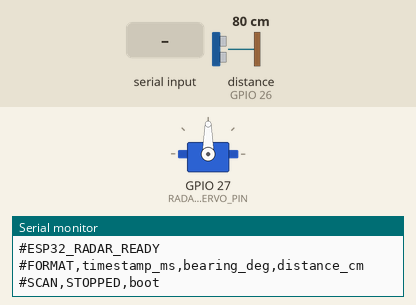
Simulated run of this program. Board: ESP32. Parts: servo, the last lines printed to the serial monitor. Inputs (shaded band) come from the test bench; at power-on: distance to the obstacle (sensor on GPIO 26) 80 cm. The echo pulse lasts 58.3 µs per cm.

Above: at 1.2 s.
1.3 s: "START\n" received over Serial
At 1.49 s:
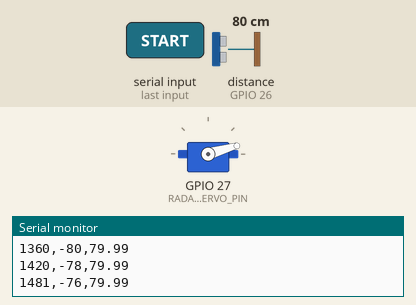
4.3 s: "UNLOCK\n" received over Serial
At 4.67 s:
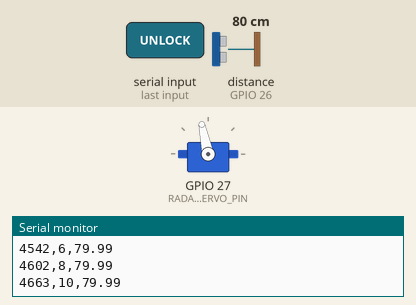
7.3 s: distance to the obstacle (sensor on GPIO 26) set to 120 cm
At 7.33 s:
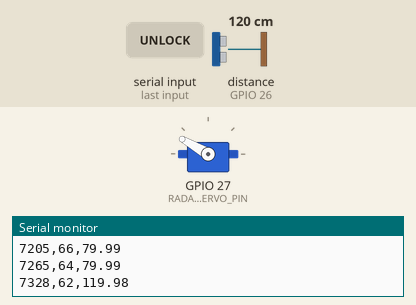
10.3 s: distance to the obstacle (sensor on GPIO 26) set to 2 cm
Timing chart, 0 to 17.3 s (numbered marks = the images above; inputs shaded):
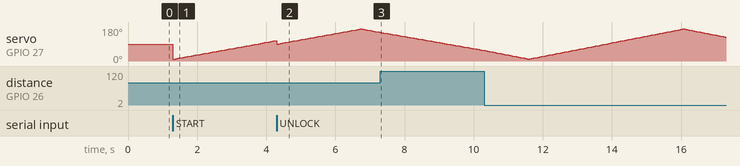

The program:

main.cpp
```cpp
#include <Arduino.h>
#include <ESP32Servo.h>
#include <cstdlib>
#include <cstring>

// HC-SR04 pins. ECHO must be reduced to 3.3 V with a voltage divider.
constexpr uint8_t TRIG_PIN = 25;
constexpr uint8_t ECHO_PIN = 26;
constexpr uint8_t RADAR_SERVO_PIN = 27;

// The SG90 is a 180-degree servo. Keep a margin away from its mechanical stops.
constexpr int SERVO_MIN_DEG = 10;
constexpr int SERVO_MAX_DEG = 170;
constexpr int SERVO_STEP_DEG = 2;
constexpr uint32_t ECHO_TIMEOUT_US = 30000UL;
constexpr uint32_t SERVO_SETTLE_MS = 55;
constexpr uint32_t PING_INTERVAL_MS = 35;
constexpr uint32_t MAX_SCAN_DURATION_MS = 3600000UL;
// Lock mode moves fast: shorter ping cadence and no settle wait so the servo
// can keep up with a re-lock stream arriving every ~80 ms from the backend.
constexpr uint32_t LOCK_PING_INTERVAL_MS = 25;

Servo radarServo;
int servoAngle = SERVO_MIN_DEG;
int sweepDirection = 1;
bool scanning = false;                // Wait for the dashboard to start a scan.
bool locked = false;                  // Point-and-follow mode driven by LOCK commands.
int lockAngle = 90;                   // Servo angle held while locked.
uint32_t scanStartedAt = 0;
uint32_t scanDurationMs = 0;           // 0 means continuous.
uint32_t servoMovedAt = 0;
uint32_t lastPingAt = 0;
uint32_t lastLockPingAt = 0;
char commandBuffer[48];
size_t commandLength = 0;

void setServoAngle(int angle) {
    servoAngle = constrain(angle, SERVO_MIN_DEG, SERVO_MAX_DEG);
    radarServo.write(servoAngle);
    servoMovedAt = millis();
}

void startScan(uint32_t durationMs) {
    locked = false;
    scanDurationMs = min(durationMs, MAX_SCAN_DURATION_MS);
    scanStartedAt = millis();
    scanning = true;
    sweepDirection = 1;
    setServoAngle(SERVO_MIN_DEG);
    Serial.println("#SCAN,STARTED");
}

void stopScan(const char *reason) {
    scanning = false;
    scanDurationMs = 0;
    Serial.print("#SCAN,STOPPED,");
    Serial.println(reason);
}

void handleCommand(char *line) {
    while (*line == ' ' || *line == '\t') ++line;

    if (strncmp(line, "UNLOCK", 6) == 0) {
        locked = false;
        setServoAngle(90);
        Serial.println("#LOCK,RELEASED");
        return;
    }

    if (strncmp(line, "LOCK", 4) == 0) {
        char *value = line + 4;
        while (*value == ' ' || *value == '\t') ++value;
        if (*value == '\0') {
            Serial.println("#ERROR,LOCK_NEEDS_ANGLE");
            return;
        }
        char *end = nullptr;
        long bearing = strtol(value, &end, 10);
        if (end == value || (*end != '\0' && *end != '\r')) {
            Serial.println("#ERROR,INVALID_BEARING");
            return;
        }
        int servoDeg = constrain(static_cast<int>(bearing) + 90,
                                 SERVO_MIN_DEG, SERVO_MAX_DEG);
        scanning = false;
        locked = true;
        lockAngle = servoDeg;
        setServoAngle(servoDeg);
        Serial.printf("#LOCK,STARTED,%ld\n", bearing);
        return;
    }

    if (strncmp(line, "STOP", 4) == 0) {
        stopScan("command");
        return;
    }

    if (strncmp(line, "START", 5) == 0) {
        char *value = line + 5;
        while (*value == ' ' || *value == '\t') ++value;
        uint32_t durationMs = 0;
        if (*value != '\0') {
            char *end = nullptr;
            unsigned long parsed = strtoul(value, &end, 10);
            if (end == value || (*end != '\0' && *end != '\r')) {
                Serial.println("#ERROR,INVALID_DURATION");
                return;
            }
            durationMs = static_cast<uint32_t>(parsed);
        }
        startScan(durationMs);
        return;
    }

    Serial.println("#ERROR,UNKNOWN_COMMAND");
}

void readSerialCommands() {
    while (Serial.available() > 0) {
        const char ch = static_cast<char>(Serial.read());
        if (ch == '\n' || ch == '\r') {
            if (commandLength > 0) {
                commandBuffer[commandLength] = '\0';
                handleCommand(commandBuffer);
                commandLength = 0;
            }
        } else if (commandLength < sizeof(commandBuffer) - 1) {
            commandBuffer[commandLength++] = ch;
        } else {
            commandLength = 0;
            Serial.println("#ERROR,COMMAND_TOO_LONG");
        }
    }
}

float readDistanceCm() {
    digitalWrite(TRIG_PIN, LOW);
    delayMicroseconds(3);
    digitalWrite(TRIG_PIN, HIGH);
    delayMicroseconds(10);
    digitalWrite(TRIG_PIN, LOW);

    const unsigned long duration = pulseIn(ECHO_PIN, HIGH, ECHO_TIMEOUT_US);
    if (duration == 0) return -1.0f;

    const float distanceCm = duration * 0.0343f / 2.0f;
    if (distanceCm < 2.0f || distanceCm > 400.0f) return -1.0f;
    return distanceCm;
}

void setup() {
    Serial.begin(115200);
    pinMode(TRIG_PIN, OUTPUT);
    pinMode(ECHO_PIN, INPUT);
    digitalWrite(TRIG_PIN, LOW);

    radarServo.setPeriodHertz(50);
    radarServo.attach(RADAR_SERVO_PIN, 500, 2400);

    Serial.println("#ESP32_RADAR_READY");
    Serial.println("#FORMAT,timestamp_ms,bearing_deg,distance_cm");
    setServoAngle(90);                 // Park at the centre while idle.
    Serial.println("#SCAN,STOPPED,boot");
}

void loop() {
    readSerialCommands();

    if (locked) {
        const uint32_t now = millis();
        if (static_cast<uint32_t>(now - lastLockPingAt) < LOCK_PING_INTERVAL_MS) return;
        lastLockPingAt = now;

        const float distanceCm = readDistanceCm();
        const int bearingDeg = lockAngle - 90;
        Serial.printf("%lu,%d,%.2f\n",
                      static_cast<unsigned long>(millis()), bearingDeg, distanceCm);
        return;
    }

    if (!scanning) return;

    const uint32_t now = millis();
    if (scanDurationMs > 0 && static_cast<uint32_t>(now - scanStartedAt) >= scanDurationMs) {
        stopScan("duration_elapsed");
        return;
    }

    if (static_cast<uint32_t>(now - servoMovedAt) < SERVO_SETTLE_MS) return;
    if (static_cast<uint32_t>(now - lastPingAt) < PING_INTERVAL_MS) return;
    lastPingAt = now;

    const float distanceCm = readDistanceCm();

    const int bearingDeg = servoAngle - 90;
    Serial.printf("%lu,%d,%.2f\n",
                  static_cast<unsigned long>(millis()), bearingDeg, distanceCm);

    int nextAngle = servoAngle + sweepDirection * SERVO_STEP_DEG;
    if (nextAngle >= SERVO_MAX_DEG) {
        nextAngle = SERVO_MAX_DEG;
        sweepDirection = -1;
    } else if (nextAngle <= SERVO_MIN_DEG) {
        nextAngle = SERVO_MIN_DEG;
        sweepDirection = 1;
    }
    setServoAngle(nextAngle);
}
```
